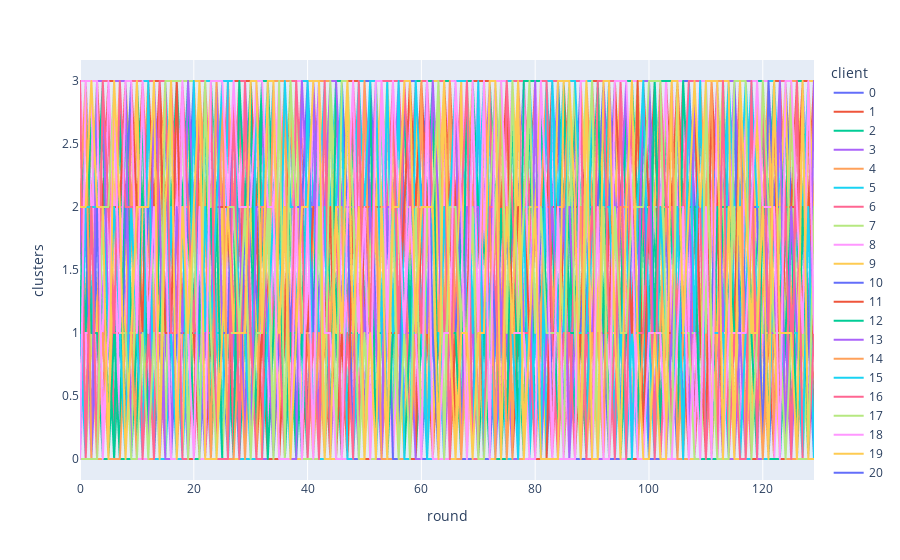

The notebook cell saved with this chart:
### Code cell
px.line(ca_ifca.query("imbalance_val == 0.1"), x="round", y="clusters", color="client")

### Figure 1 — Plotly figure (JSON) as saved in the notebook; plotly's stock layout.template omitted (floating-point values rounded to 4 significant figures; data arrays with more than 128 entries replaced by an {"elided": "..."} marker saying what was removed)
{"data": [{"hovertemplate": "client=0<br>round=%{x}<br>clusters=%{y}<extra></extra>", "legendgroup": "0", "line": {"color": "#636efa", "dash": "solid"}, "marker": {"symbol": "circle"}, "mode": "lines", "name": "0", "showlegend": true, "x": {"elided": "130 int values"}, "xaxis": "x", "y": {"elided": "130 int values"}, "yaxis": "y", "type": "scattergl"}, {"hovertemplate": "client=1<br>round=%{x}<br>clusters=%{y}<extra></extra>", "legendgroup": "1", "line": {"color": "#EF553B", "dash": "solid"}, "marker": {"symbol": "circle"}, "mode": "lines", "name": "1", "showlegend": true, "x": {"elided": "130 int values"}, "xaxis": "x", "y": {"elided": "130 int values"}, "yaxis": "y", "type": "scattergl"}, {"hovertemplate": "client=2<br>round=%{x}<br>clusters=%{y}<extra></extra>", "legendgroup": "2", "line": {"color": "#00cc96", "dash": "solid"}, "marker": {"symbol": "circle"}, "mode": "lines", "name": "2", "showlegend": true, "x": {"elided": "130 int values"}, "xaxis": "x", "y": {"elided": "130 int values"}, "yaxis": "y", "type": "scattergl"}, {"hovertemplate": "client=3<br>round=%{x}<br>clusters=%{y}<extra></extra>", "legendgroup": "3", "line": {"color": "#ab63fa", "dash": "solid"}, "marker": {"symbol": "circle"}, "mode": "lines", "name": "3", "showlegend": true, "x": {"elided": "130 int values"}, "xaxis": "x", "y": {"elided": "130 int values"}, "yaxis": "y", "type": "scattergl"}, {"hovertemplate": "client=4<br>round=%{x}<br>clusters=%{y}<extra></extra>", "legendgroup": "4", "line": {"color": "#FFA15A", "dash": "solid"}, "marker": {"symbol": "circle"}, "mode": "lines", "name": "4", "showlegend": true, "x": {"elided": "130 int values"}, "xaxis": "x", "y": {"elided": "130 int values"}, "yaxis": "y", "type": "scattergl"}, {"hovertemplate": "client=5<br>round=%{x}<br>clusters=%{y}<extra></extra>", "legendgroup": "5", "line": {"color": "#19d3f3", "dash": "solid"}, "marker": {"symbol": "circle"}, "mode": "lines", "name": "5", "showlegend": true, "x": {"elided": "130 int values"}, "xaxis": "x", "y": {"elided": "130 int values"}, "yaxis": "y", "type": "scattergl"}, {"hovertemplate": "client=6<br>round=%{x}<br>clusters=%{y}<extra></extra>", "legendgroup": "6", "line": {"color": "#FF6692", "dash": "solid"}, "marker": {"symbol": "circle"}, "mode": "lines", "name": "6", "showlegend": true, "x": {"elided": "130 int values"}, "xaxis": "x", "y": {"elided": "130 int values"}, "yaxis": "y", "type": "scattergl"}, {"hovertemplate": "client=7<br>round=%{x}<br>clusters=%{y}<extra></extra>", "legendgroup": "7", "line": {"color": "#B6E880", "dash": "solid"}, "marker": {"symbol": "circle"}, "mode": "lines", "name": "7", "showlegend": true, "x": {"elided": "130 int values"}, "xaxis": "x", "y": {"elided": "130 int values"}, "yaxis": "y", "type": "scattergl"}, {"hovertemplate": "client=8<br>round=%{x}<br>clusters=%{y}<extra></extra>", "legendgroup": "8", "line": {"color": "#FF97FF", "dash": "solid"}, "marker": {"symbol": "circle"}, "mode": "lines", "name": "8", "showlegend": true, "x": {"elided": "130 int values"}, "xaxis": "x", "y": {"elided": "130 int values"}, "yaxis": "y", "type": "scattergl"}, {"hovertemplate": "client=9<br>round=%{x}<br>clusters=%{y}<extra></extra>", "legendgroup": "9", "line": {"color": "#FECB52", "dash": "solid"}, "marker": {"symbol": "circle"}, "mode": "lines", "name": "9", "showlegend": true, "x": {"elided": "130 int values"}, "xaxis": "x", "y": {"elided": "130 int values"}, "yaxis": "y", "type": "scattergl"}, {"hovertemplate": "client=10<br>round=%{x}<br>clusters=%{y}<extra></extra>", "legendgroup": "10", "line": {"color": "#636efa", "dash": "solid"}, "marker": {"symbol": "circle"}, "mode": "lines", "name": "10", "showlegend": true, "x": {"elided": "130 int values"}, "xaxis": "x", "y": {"elided": "130 int values"}, "yaxis": "y", "type": "scattergl"}, {"hovertemplate": "client=11<br>round=%{x}<br>clusters=%{y}<extra></extra>", "legendgroup": "11", "line": {"color": "#EF553B", "dash": "solid"}, "marker": {"symbol": "circle"}, "mode": "lines", "name": "11", "showlegend": true, "x": {"elided": "130 int values"}, "xaxis": "x", "y": {"elided": "130 int values"}, "yaxis": "y", "type": "scattergl"}, {"hovertemplate": "client=12<br>round=%{x}<br>clusters=%{y}<extra></extra>", "legendgroup": "12", "line": {"color": "#00cc96", "dash": "solid"}, "marker": {"symbol": "circle"}, "mode": "lines", "name": "12", "showlegend": true, "x": {"elided": "130 int values"}, "xaxis": "x", "y": {"elided": "130 int values"}, "yaxis": "y", "type": "scattergl"}, {"hovertemplate": "client=13<br>round=%{x}<br>clusters=%{y}<extra></extra>", "legendgroup": "13", "line": {"color": "#ab63fa", "dash": "solid"}, "marker": {"symbol": "circle"}, "mode": "lines", "name": "13", "showlegend": true, "x": {"elided": "130 int values"}, "xaxis": "x", "y": {"elided": "130 int values"}, "yaxis": "y", "type": "scattergl"}, {"hovertemplate": "client=14<br>round=%{x}<br>clusters=%{y}<extra></extra>", "legendgroup": "14", "line": {"color": "#FFA15A", "dash": "solid"}, "marker": {"symbol": "circle"}, "mode": "lines", "name": "14", "showlegend": true, "x": {"elided": "130 int values"}, "xaxis": "x", "y": {"elided": "130 int values"}, "yaxis": "y", "type": "scattergl"}, {"hovertemplate": "client=15<br>round=%{x}<br>clusters=%{y}<extra></extra>", "legendgroup": "15", "line": {"color": "#19d3f3", "dash": "solid"}, "marker": {"symbol": "circle"}, "mode": "lines", "name": "15", "showlegend": true, "x": {"elided": "130 int values"}, "xaxis": "x", "y": {"elided": "130 int values"}, "yaxis": "y", "type": "scattergl"}, {"hovertemplate": "client=16<br>round=%{x}<br>clusters=%{y}<extra></extra>", "legendgroup": "16", "line": {"color": "#FF6692", "dash": "solid"}, "marker": {"symbol": "circle"}, "mode": "lines", "name": "16", "showlegend": true, "x": {"elided": "130 int values"}, "xaxis": "x", "y": {"elided": "130 int values"}, "yaxis": "y", "type": "scattergl"}, {"hovertemplate": "client=17<br>round=%{x}<br>clusters=%{y}<extra></extra>", "legendgroup": "17", "line": {"color": "#B6E880", "dash": "solid"}, "marker": {"symbol": "circle"}, "mode": "lines", "name": "17", "showlegend": true, "x": {"elided": "130 int values"}, "xaxis": "x", "y": {"elided": "130 int values"}, "yaxis": "y", "type": "scattergl"}, {"hovertemplate": "client=18<br>round=%{x}<br>clusters=%{y}<extra></extra>", "legendgroup": "18", "line": {"color": "#FF97FF", "dash": "solid"}, "marker": {"symbol": "circle"}, "mode": "lines", "name": "18", "showlegend": true, "x": {"elided": "130 int values"}, "xaxis": "x", "y": {"elided": "130 int values"}, "yaxis": "y", "type": "scattergl"}, {"hovertemplate": "client=19<br>round=%{x}<br>clusters=%{y}<extra></extra>", "legendgroup": "19", "line": {"color": "#FECB52", "dash": "solid"}, "marker": {"symbol": "circle"}, "mode": "lines", "name": "19", "showlegend": true, "x": {"elided": "130 int values"}, "xaxis": "x", "y": {"elided": "130 int values"}, "yaxis": "y", "type": "scattergl"}, {"hovertemplate": "client=20<br>round=%{x}<br>clusters=%{y}<extra></extra>", "legendgroup": "20", "line": {"color": "#636efa", "dash": "solid"}, "marker": {"symbol": "circle"}, "mode": "lines", "name": "20", "showlegend": true, "x": {"elided": "130 int values"}, "xaxis": "x", "y": {"elided": "130 int values"}, "yaxis": "y", "type": "scattergl"}, {"hovertemplate": "client=21<br>round=%{x}<br>clusters=%{y}<extra></extra>", "legendgroup": "21", "line": {"color": "#EF553B", "dash": "solid"}, "marker": {"symbol": "circle"}, "mode": "lines", "name": "21", "showlegend": true, "x": {"elided": "130 int values"}, "xaxis": "x", "y": {"elided": "130 int values"}, "yaxis": "y", "type": "scattergl"}, {"hovertemplate": "client=22<br>round=%{x}<br>clusters=%{y}<extra></extra>", "legendgroup": "22", "line": {"color": "#00cc96", "dash": "solid"}, "marker": {"symbol": "circle"}, "mode": "lines", "name": "22", "showlegend": true, "x": {"elided": "130 int values"}, "xaxis": "x", "y": {"elided": "130 int values"}, "yaxis": "y", "type": "scattergl"}, {"hovertemplate": "client=23<br>round=%{x}<br>clusters=%{y}<extra></extra>", "legendgroup": "23", "line": {"color": "#ab63fa", "dash": "solid"}, "marker": {"symbol": "circle"}, "mode": "lines", "name": "23", "showlegend": true, "x": {"elided": "130 int values"}, "xaxis": "x", "y": {"elided": "130 int values"}, "yaxis": "y", "type": "scattergl"}, {"hovertemplate": "client=24<br>round=%{x}<br>clusters=%{y}<extra></extra>", "legendgroup": "24", "line": {"color": "#FFA15A", "dash": "solid"}, "marker": {"symbol": "circle"}, "mode": "lines", "name": "24", "showlegend": true, "x": {"elided": "130 int values"}, "xaxis": "x", "y": {"elided": "130 int values"}, "yaxis": "y", "type": "scattergl"}, {"hovertemplate": "client=25<br>round=%{x}<br>clusters=%{y}<extra></extra>", "legendgroup": "25", "line": {"color": "#19d3f3", "dash": "solid"}, "marker": {"symbol": "circle"}, "mode": "lines", "name": "25", "showlegend": true, "x": {"elided": "130 int values"}, "xaxis": "x", "y": {"elided": "130 int values"}, "yaxis": "y", "type": "scattergl"}, {"hovertemplate": "client=26<br>round=%{x}<br>clusters=%{y}<extra></extra>", "legendgroup": "26", "line": {"color": "#FF6692", "dash": "solid"}, "marker": {"symbol": "circle"}, "mode": "lines", "name": "26", "showlegend": true, "x": {"elided": "130 int values"}, "xaxis": "x", "y": {"elided": "130 int values"}, "yaxis": "y", "type": "scattergl"}, {"hovertemplate": "client=27<br>round=%{x}<br>clusters=%{y}<extra></extra>", "legendgroup": "27", "line": {"color": "#B6E880", "dash": "solid"}, "marker": {"symbol": "circle"}, "mode": "lines", "name": "27", "showlegend": true, "x": {"elided": "130 int values"}, "xaxis": "x", "y": {"elided": "130 int values"}, "yaxis": "y", "type": "scattergl"}, {"hovertemplate": "client=28<br>round=%{x}<br>clusters=%{y}<extra></extra>", "legendgroup": "28", "line": {"color": "#FF97FF", "dash": "solid"}, "marker": {"symbol": "circle"}, "mode": "lines", "name": "28", "showlegend": true, "x": {"elided": "130 int values"}, "xaxis": "x", "y": {"elided": "130 int values"}, "yaxis": "y", "type": "scattergl"}, {"hovertemplate": "client=29<br>round=%{x}<br>clusters=%{y}<extra></extra>", "legendgroup": "29", "line": {"color": "#FECB52", "dash": "solid"}, "marker": {"symbol": "circle"}, "mode": "lines", "name": "29", "showlegend": true, "x": {"elided": "130 int values"}, "xaxis": "x", "y": {"elided": "130 int values"}, "yaxis": "y", "type": "scattergl"}, {"hovertemplate": "client=30<br>round=%{x}<br>clusters=%{y}<extra></extra>", "legendgroup": "30", "line": {"color": "#636efa", "dash": "solid"}, "marker": {"symbol": "circle"}, "mode": "lines", "name": "30", "showlegend": true, "x": {"elided": "130 int values"}, "xaxis": "x", "y": {"elided": "130 int values"}, "yaxis": "y", "type": "scattergl"}, {"hovertemplate": "client=31<br>round=%{x}<br>clusters=%{y}<extra></extra>", "legendgroup": "31", "line": {"color": "#EF553B", "dash": "solid"}, "marker": {"symbol": "circle"}, "mode": "lines", "name": "31", "showlegend": true, "x": {"elided": "130 int values"}, "xaxis": "x", "y": {"elided": "130 int values"}, "yaxis": "y", "type": "scattergl"}, {"hovertemplate": "client=32<br>round=%{x}<br>clusters=%{y}<extra></extra>", "legendgroup": "32", "line": {"color": "#00cc96", "dash": "solid"}, "marker": {"symbol": "circle"}, "mode": "lines", "name": "32", "showlegend": true, "x": {"elided": "130 int values"}, "xaxis": "x", "y": {"elided": "130 int values"}, "yaxis": "y", "type": "scattergl"}, {"hovertemplate": "client=33<br>round=%{x}<br>clusters=%{y}<extra></extra>", "legendgroup": "33", "line": {"color": "#ab63fa", "dash": "solid"}, "marker": {"symbol": "circle"}, "mode": "lines", "name": "33", "showlegend": true, "x": {"elided": "130 int values"}, "xaxis": "x", "y": {"elided": "130 int values"}, "yaxis": "y", "type": "scattergl"}, {"hovertemplate": "client=34<br>round=%{x}<br>clusters=%{y}<extra></extra>", "legendgroup": "34", "line": {"color": "#FFA15A", "dash": "solid"}, "marker": {"symbol": "circle"}, "mode": "lines", "name": "34", "showlegend": true, "x": {"elided": "130 int values"}, "xaxis": "x", "y": {"elided": "130 int values"}, "yaxis": "y", "type": "scattergl"}, {"hovertemplate": "client=35<br>round=%{x}<br>clusters=%{y}<extra></extra>", "legendgroup": "35", "line": {"color": "#19d3f3", "dash": "solid"}, "marker": {"symbol": "circle"}, "mode": "lines", "name": "35", "showlegend": true, "x": {"elided": "130 int values"}, "xaxis": "x", "y": {"elided": "130 int values"}, "yaxis": "y", "type": "scattergl"}, {"hovertemplate": "client=36<br>round=%{x}<br>clusters=%{y}<extra></extra>", "legendgroup": "36", "line": {"color": "#FF6692", "dash": "solid"}, "marker": {"symbol": "circle"}, "mode": "lines", "name": "36", "showlegend": true, "x": {"elided": "130 int values"}, "xaxis": "x", "y": {"elided": "130 int values"}, "yaxis": "y", "type": "scattergl"}, {"hovertemplate": "client=37<br>round=%{x}<br>clusters=%{y}<extra></extra>", "legendgroup": "37", "line": {"color": "#B6E880", "dash": "solid"}, "marker": {"symbol": "circle"}, "mode": "lines", "name": "37", "showlegend": true, "x": {"elided": "130 int values"}, "xaxis": "x", "y": {"elided": "130 int values"}, "yaxis": "y", "type": "scattergl"}, {"hovertemplate": "client=38<br>round=%{x}<br>clusters=%{y}<extra></extra>", "legendgroup": "38", "line": {"color": "#FF97FF", "dash": "solid"}, "marker": {"symbol": "circle"}, "mode": "lines", "name": "38", "showlegend": true, "x": {"elided": "130 int values"}, "xaxis": "x", "y": {"elided": "130 int values"}, "yaxis": "y", "type": "scattergl"}, {"hovertemplate": "client=39<br>round=%{x}<br>clusters=%{y}<extra></extra>", "legendgroup": "39", "line": {"color": "#FECB52", "dash": "solid"}, "marker": {"symbol": "circle"}, "mode": "lines", "name": "39", "showlegend": true, "x": {"elided": "130 int values"}, "xaxis": "x", "y": {"elided": "130 int values"}, "yaxis": "y", "type": "scattergl"}, {"hovertemplate": "client=40<br>round=%{x}<br>clusters=%{y}<extra></extra>", "legendgroup": "40", "line": {"color": "#636efa", "dash": "solid"}, "marker": {"symbol": "circle"}, "mode": "lines", "name": "40", "showlegend": true, "x": {"elided": "130 int values"}, "xaxis": "x", "y": {"elided": "130 int values"}, "yaxis": "y", "type": "scattergl"}, {"hovertemplate": "client=41<br>round=%{x}<br>clusters=%{y}<extra></extra>", "legendgroup": "41", "line": {"color": "#EF553B", "dash": "solid"}, "marker": {"symbol": "circle"}, "mode": "lines", "name": "41", "showlegend": true, "x": {"elided": "130 int values"}, "xaxis": "x", "y": {"elided": "130 int values"}, "yaxis": "y", "type": "scattergl"}, {"hovertemplate": "client=42<br>round=%{x}<br>clusters=%{y}<extra></extra>", "legendgroup": "42", "line": {"color": "#00cc96", "dash": "solid"}, "marker": {"symbol": "circle"}, "mode": "lines", "name": "42", "showlegend": true, "x": {"elided": "130 int values"}, "xaxis": "x", "y": {"elided": "130 int values"}, "yaxis": "y", "type": "scattergl"}, {"hovertemplate": "client=43<br>round=%{x}<br>clusters=%{y}<extra></extra>", "legendgroup": "43", "line": {"color": "#ab63fa", "dash": "solid"}, "marker": {"symbol": "circle"}, "mode": "lines", "name": "43", "showlegend": true, "x": {"elided": "130 int values"}, "xaxis": "x", "y": {"elided": "130 int values"}, "yaxis": "y", "type": "scattergl"}, {"hovertemplate": "client=44<br>round=%{x}<br>clusters=%{y}<extra></extra>", "legendgroup": "44", "line": {"color": "#FFA15A", "dash": "solid"}, "marker": {"symbol": "circle"}, "mode": "lines", "name": "44", "showlegend": true, "x": {"elided": "130 int values"}, "xaxis": "x", "y": {"elided": "130 int values"}, "yaxis": "y", "type": "scattergl"}, {"hovertemplate": "client=45<br>round=%{x}<br>clusters=%{y}<extra></extra>", "legendgroup": "45", "line": {"color": "#19d3f3", "dash": "solid"}, "marker": {"symbol": "circle"}, "mode": "lines", "name": "45", "showlegend": true, "x": {"elided": "130 int values"}, "xaxis": "x", "y": {"elided": "130 int values"}, "yaxis": "y", "type": "scattergl"}, {"hovertemplate": "client=46<br>round=%{x}<br>clusters=%{y}<extra></extra>", "legendgroup": "46", "line": {"color": "#FF6692", "dash": "solid"}, "marker": {"symbol": "circle"}, "mode": "lines", "name": "46", "showlegend": true, "x": {"elided": "130 int values"}, "xaxis": "x", "y": {"elided": "130 int values"}, "yaxis": "y", "type": "scattergl"}, {"hovertemplate": "client=47<br>round=%{x}<br>clusters=%{y}<extra></extra>", "legendgroup": "47", "line": {"color": "#B6E880", "dash": "solid"}, "marker": {"symbol": "circle"}, "mode": "lines", "name": "47", "showlegend": true, "x": {"elided": "130 int values"}, "xaxis": "x", "y": {"elided": "130 int values"}, "yaxis": "y", "type": "scattergl"}, {"hovertemplate": "client=48<br>round=%{x}<br>clusters=%{y}<extra></extra>", "legendgroup": "48", "line": {"color": "#FF97FF", "dash": "solid"}, "marker": {"symbol": "circle"}, "mode": "lines", "name": "48", "showlegend": true, "x": {"elided": "130 int values"}, "xaxis": "x", "y": {"elided": "130 int values"}, "yaxis": "y", "type": "scattergl"}, {"hovertemplate": "client=49<br>round=%{x}<br>clusters=%{y}<extra></extra>", "legendgroup": "49", "line": {"color": "#FECB52", "dash": "solid"}, "marker": {"symbol": "circle"}, "mode": "lines", "name": "49", "showlegend": true, "x": {"elided": "130 int values"}, "xaxis": "x", "y": {"elided": "130 int values"}, "yaxis": "y", "type": "scattergl"}, {"hovertemplate": "client=50<br>round=%{x}<br>clusters=%{y}<extra></extra>", "legendgroup": "50", "line": {"color": "#636efa", "dash": "solid"}, "marker": {"symbol": "circle"}, "mode": "lines", "name": "50", "showlegend": true, "x": {"elided": "130 int values"}, "xaxis": "x", "y": {"elided": "130 int values"}, "yaxis": "y", "type": "scattergl"}, {"hovertemplate": "client=51<br>round=%{x}<br>clusters=%{y}<extra></extra>", "legendgroup": "51", "line": {"color": "#EF553B", "dash": "solid"}, "marker": {"symbol": "circle"}, "mode": "lines", "name": "51", "showlegend": true, "x": {"elided": "130 int values"}, "xaxis": "x", "y": {"elided": "130 int values"}, "yaxis": "y", "type": "scattergl"}, {"hovertemplate": "client=52<br>round=%{x}<br>clusters=%{y}<extra></extra>", "legendgroup": "52", "line": {"color": "#00cc96", "dash": "solid"}, "marker": {"symbol": "circle"}, "mode": "lines", "name": "52", "showlegend": true, "x": {"elided": "130 int values"}, "xaxis": "x", "y": {"elided": "130 int values"}, "yaxis": "y", "type": "scattergl"}, {"hovertemplate": "client=53<br>round=%{x}<br>clusters=%{y}<extra></extra>", "legendgroup": "53", "line": {"color": "#ab63fa", "dash": "solid"}, "marker": {"symbol": "circle"}, "mode": "lines", "name": "53", "showlegend": true, "x": {"elided": "130 int values"}, "xaxis": "x", "y": {"elided": "130 int values"}, "yaxis": "y", "type": "scattergl"}, {"hovertemplate": "client=54<br>round=%{x}<br>clusters=%{y}<extra></extra>", "legendgroup": "54", "line": {"color": "#FFA15A", "dash": "solid"}, "marker": {"symbol": "circle"}, "mode": "lines", "name": "54", "showlegend": true, "x": {"elided": "130 int values"}, "xaxis": "x", "y": {"elided": "130 int values"}, "yaxis": "y", "type": "scattergl"}, {"hovertemplate": "client=55<br>round=%{x}<br>clusters=%{y}<extra></extra>", "legendgroup": "55", "line": {"color": "#19d3f3", "dash": "solid"}, "marker": {"symbol": "circle"}, "mode": "lines", "name": "55", "showlegend": true, "x": {"elided": "130 int values"}, "xaxis": "x", "y": {"elided": "130 int values"}, "yaxis": "y", "type": "scattergl"}, {"hovertemplate": "client=56<br>round=%{x}<br>clusters=%{y}<extra></extra>", "legendgroup": "56", "line": {"color": "#FF6692", "dash": "solid"}, "marker": {"symbol": "circle"}, "mode": "lines", "name": "56", "showlegend": true, "x": {"elided": "130 int values"}, "xaxis": "x", "y": {"elided": "130 int values"}, "yaxis": "y", "type": "scattergl"}, {"hovertemplate": "client=57<br>round=%{x}<br>clusters=%{y}<extra></extra>", "legendgroup": "57", "line": {"color": "#B6E880", "dash": "solid"}, "marker": {"symbol": "circle"}, "mode": "lines", "name": "57", "showlegend": true, "x": {"elided": "130 int values"}, "xaxis": "x", "y": {"elided": "130 int values"}, "yaxis": "y", "type": "scattergl"}, {"hovertemplate": "client=58<br>round=%{x}<br>clusters=%{y}<extra></extra>", "legendgroup": "58", "line": {"color": "#FF97FF", "dash": "solid"}, "marker": {"symbol": "circle"}, "mode": "lines", "name": "58", "showlegend": true, "x": {"elided": "130 int values"}, "xaxis": "x", "y": {"elided": "130 int values"}, "yaxis": "y", "type": "scattergl"}, {"hovertemplate": "client=59<br>round=%{x}<br>clusters=%{y}<extra></extra>", "legendgroup": "59", "line": {"color": "#FECB52", "dash": "solid"}, "marker": {"symbol": "circle"}, "mode": "lines", "name": "59", "showlegend": true, "x": {"elided": "130 int values"}, "xaxis": "x", "y": {"elided": "130 int values"}, "yaxis": "y", "type": "scattergl"}, {"hovertemplate": "client=60<br>round=%{x}<br>clusters=%{y}<extra></extra>", "legendgroup": "60", "line": {"color": "#636efa", "dash": "solid"}, "marker": {"symbol": "circle"}, "mode": "lines", "name": "60", "showlegend": true, "x": {"elided": "130 int values"}, "xaxis": "x", "y": {"elided": "130 int values"}, "yaxis": "y", "type": "scattergl"}, {"hovertemplate": "client=61<br>round=%{x}<br>clusters=%{y}<extra></extra>", "legendgroup": "61", "line": {"color": "#EF553B", "dash": "solid"}, "marker": {"symbol": "circle"}, "mode": "lines", "name": "61", "showlegend": true, "x": {"elided": "130 int values"}, "xaxis": "x", "y": {"elided": "130 int values"}, "yaxis": "y", "type": "scattergl"}, {"hovertemplate": "client=62<br>round=%{x}<br>clusters=%{y}<extra></extra>", "legendgroup": "62", "line": {"color": "#00cc96", "dash": "solid"}, "marker": {"symbol": "circle"}, "mode": "lines", "name": "62", "showlegend": true, "x": {"elided": "130 int values"}, "xaxis": "x", "y": {"elided": "130 int values"}, "yaxis": "y", "type": "scattergl"}, {"hovertemplate": "client=63<br>round=%{x}<br>clusters=%{y}<extra></extra>", "legendgroup": "63", "line": {"color": "#ab63fa", "dash": "solid"}, "marker": {"symbol": "circle"}, "mode": "lines", "name": "63", "showlegend": true, "x": {"elided": "130 int values"}, "xaxis": "x", "y": {"elided": "130 int values"}, "yaxis": "y", "type": "scattergl"}, {"hovertemplate": "client=64<br>round=%{x}<br>clusters=%{y}<extra></extra>", "legendgroup": "64", "line": {"color": "#FFA15A", "dash": "solid"}, "marker": {"symbol": "circle"}, "mode": "lines", "name": "64", "showlegend": true, "x": {"elided": "130 int values"}, "xaxis": "x", "y": {"elided": "130 int values"}, "yaxis": "y", "type": "scattergl"}, {"hovertemplate": "client=65<br>round=%{x}<br>clusters=%{y}<extra></extra>", "legendgroup": "65", "line": {"color": "#19d3f3", "dash": "solid"}, "marker": {"symbol": "circle"}, "mode": "lines", "name": "65", "showlegend": true, "x": {"elided": "130 int values"}, "xaxis": "x", "y": {"elided": "130 int values"}, "yaxis": "y", "type": "scattergl"}, {"hovertemplate": "client=66<br>round=%{x}<br>clusters=%{y}<extra></extra>", "legendgroup": "66", "line": {"color": "#FF6692", "dash": "solid"}, "marker": {"symbol": "circle"}, "mode": "lines", "name": "66", "showlegend": true, "x": {"elided": "130 int values"}, "xaxis": "x", "y": {"elided": "130 int values"}, "yaxis": "y", "type": "scattergl"}, {"hovertemplate": "client=67<br>round=%{x}<br>clusters=%{y}<extra></extra>", "legendgroup": "67", "line": {"color": "#B6E880", "dash": "solid"}, "marker": {"symbol": "circle"}, "mode": "lines", "name": "67", "showlegend": true, "x": {"elided": "130 int values"}, "xaxis": "x", "y": {"elided": "130 int values"}, "yaxis": "y", "type": "scattergl"}, {"hovertemplate": "client=68<br>round=%{x}<br>clusters=%{y}<extra></extra>", "legendgroup": "68", "line": {"color": "#FF97FF", "dash": "solid"}, "marker": {"symbol": "circle"}, "mode": "lines", "name": "68", "showlegend": true, "x": {"elided": "130 int values"}, "xaxis": "x", "y": {"elided": "130 int values"}, "yaxis": "y", "type": "scattergl"}, {"hovertemplate": "client=69<br>round=%{x}<br>clusters=%{y}<extra></extra>", "legendgroup": "69", "line": {"color": "#FECB52", "dash": "solid"}, "marker": {"symbol": "circle"}, "mode": "lines", "name": "69", "showlegend": true, "x": {"elided": "130 int values"}, "xaxis": "x", "y": {"elided": "130 int values"}, "yaxis": "y", "type": "scattergl"}, {"hovertemplate": "client=70<br>round=%{x}<br>clusters=%{y}<extra></extra>", "legendgroup": "70", "line": {"color": "#636efa", "dash": "solid"}, "marker": {"symbol": "circle"}, "mode": "lines", "name": "70", "showlegend": true, "x": {"elided": "130 int values"}, "xaxis": "x", "y": {"elided": "130 int values"}, "yaxis": "y", "type": "scattergl"}, {"hovertemplate": "client=71<br>round=%{x}<br>clusters=%{y}<extra></extra>", "legendgroup": "71", "line": {"color": "#EF553B", "dash": "solid"}, "marker": {"symbol": "circle"}, "mode": "lines", "name": "71", "showlegend": true, "x": {"elided": "130 int values"}, "xaxis": "x", "y": {"elided": "130 int values"}, "yaxis": "y", "type": "scattergl"}, {"hovertemplate": "client=72<br>round=%{x}<br>clusters=%{y}<extra></extra>", "legendgroup": "72", "line": {"color": "#00cc96", "dash": "solid"}, "marker": {"symbol": "circle"}, "mode": "lines", "name": "72", "showlegend": true, "x": {"elided": "130 int values"}, "xaxis": "x", "y": {"elided": "130 int values"}, "yaxis": "y", "type": "scattergl"}, {"hovertemplate": "client=73<br>round=%{x}<br>clusters=%{y}<extra></extra>", "legendgroup": "73", "line": {"color": "#ab63fa", "dash": "solid"}, "marker": {"symbol": "circle"}, "mode": "lines", "name": "73", "showlegend": true, "x": {"elided": "130 int values"}, "xaxis": "x", "y": {"elided": "130 int values"}, "yaxis": "y", "type": "scattergl"}, {"hovertemplate": "client=74<br>round=%{x}<br>clusters=%{y}<extra></extra>", "legendgroup": "74", "line": {"color": "#FFA15A", "dash": "solid"}, "marker": {"symbol": "circle"}, "mode": "lines", "name": "74", "showlegend": true, "x": {"elided": "130 int values"}, "xaxis": "x", "y": {"elided": "130 int values"}, "yaxis": "y", "type": "scattergl"}, {"hovertemplate": "client=75<br>round=%{x}<br>clusters=%{y}<extra></extra>", "legendgroup": "75", "line": {"color": "#19d3f3", "dash": "solid"}, "marker": {"symbol": "circle"}, "mode": "lines", "name": "75", "showlegend": true, "x": {"elided": "130 int values"}, "xaxis": "x", "y": {"elided": "130 int values"}, "yaxis": "y", "type": "scattergl"}, {"hovertemplate": "client=76<br>round=%{x}<br>clusters=%{y}<extra></extra>", "legendgroup": "76", "line": {"color": "#FF6692", "dash": "solid"}, "marker": {"symbol": "circle"}, "mode": "lines", "name": "76", "showlegend": true, "x": {"elided": "130 int values"}, "xaxis": "x", "y": {"elided": "130 int values"}, "yaxis": "y", "type": "scattergl"}, {"hovertemplate": "client=77<br>round=%{x}<br>clusters=%{y}<extra></extra>", "legendgroup": "77", "line": {"color": "#B6E880", "dash": "solid"}, "marker": {"symbol": "circle"}, "mode": "lines", "name": "77", "showlegend": true, "x": {"elided": "130 int values"}, "xaxis": "x", "y": {"elided": "130 int values"}, "yaxis": "y", "type": "scattergl"}, {"hovertemplate": "client=78<br>round=%{x}<br>clusters=%{y}<extra></extra>", "legendgroup": "78", "line": {"color": "#FF97FF", "dash": "solid"}, "marker": {"symbol": "circle"}, "mode": "lines", "name": "78", "showlegend": true, "x": {"elided": "130 int values"}, "xaxis": "x", "y": {"elided": "130 int values"}, "yaxis": "y", "type": "scattergl"}, {"hovertemplate": "client=79<br>round=%{x}<br>clusters=%{y}<extra></extra>", "legendgroup": "79", "line": {"color": "#FECB52", "dash": "solid"}, "marker": {"symbol": "circle"}, "mode": "lines", "name": "79", "showlegend": true, "x": {"elided": "130 int values"}, "xaxis": "x", "y": {"elided": "130 int values"}, "yaxis": "y", "type": "scattergl"}, {"hovertemplate": "client=80<br>round=%{x}<br>clusters=%{y}<extra></extra>", "legendgroup": "80", "line": {"color": "#636efa", "dash": "solid"}, "marker": {"symbol": "circle"}, "mode": "lines", "name": "80", "showlegend": true, "x": {"elided": "130 int values"}, "xaxis": "x", "y": {"elided": "130 int values"}, "yaxis": "y", "type": "scattergl"}, {"hovertemplate": "client=81<br>round=%{x}<br>clusters=%{y}<extra></extra>", "legendgroup": "81", "line": {"color": "#EF553B", "dash": "solid"}, "marker": {"symbol": "circle"}, "mode": "lines", "name": "81", "showlegend": true, "x": {"elided": "130 int values"}, "xaxis": "x", "y": {"elided": "130 int values"}, "yaxis": "y", "type": "scattergl"}, {"hovertemplate": "client=82<br>round=%{x}<br>clusters=%{y}<extra></extra>", "legendgroup": "82", "line": {"color": "#00cc96", "dash": "solid"}, "marker": {"symbol": "circle"}, "mode": "lines", "name": "82", "showlegend": true, "x": {"elided": "130 int values"}, "xaxis": "x", "y": {"elided": "130 int values"}, "yaxis": "y", "type": "scattergl"}, {"hovertemplate": "client=83<br>round=%{x}<br>clusters=%{y}<extra></extra>", "legendgroup": "83", "line": {"color": "#ab63fa", "dash": "solid"}, "marker": {"symbol": "circle"}, "mode": "lines", "name": "83", "showlegend": true, "x": {"elided": "130 int values"}, "xaxis": "x", "y": {"elided": "130 int values"}, "yaxis": "y", "type": "scattergl"}, {"hovertemplate": "client=84<br>round=%{x}<br>clusters=%{y}<extra></extra>", "legendgroup": "84", "line": {"color": "#FFA15A", "dash": "solid"}, "marker": {"symbol": "circle"}, "mode": "lines", "name": "84", "showlegend": true, "x": {"elided": "130 int values"}, "xaxis": "x", "y": {"elided": "130 int values"}, "yaxis": "y", "type": "scattergl"}, {"hovertemplate": "client=85<br>round=%{x}<br>clusters=%{y}<extra></extra>", "legendgroup": "85", "line": {"color": "#19d3f3", "dash": "solid"}, "marker": {"symbol": "circle"}, "mode": "lines", "name": "85", "showlegend": true, "x": {"elided": "130 int values"}, "xaxis": "x", "y": {"elided": "130 int values"}, "yaxis": "y", "type": "scattergl"}, {"hovertemplate": "client=86<br>round=%{x}<br>clusters=%{y}<extra></extra>", "legendgroup": "86", "line": {"color": "#FF6692", "dash": "solid"}, "marker": {"symbol": "circle"}, "mode": "lines", "name": "86", "showlegend": true, "x": {"elided": "130 int values"}, "xaxis": "x", "y": {"elided": "130 int values"}, "yaxis": "y", "type": "scattergl"}, {"hovertemplate": "client=87<br>round=%{x}<br>clusters=%{y}<extra></extra>", "legendgroup": "87", "line": {"color": "#B6E880", "dash": "solid"}, "marker": {"symbol": "circle"}, "mode": "lines", "name": "87", "showlegend": true, "x": {"elided": "130 int values"}, "xaxis": "x", "y": {"elided": "130 int values"}, "yaxis": "y", "type": "scattergl"}, {"hovertemplate": "client=88<br>round=%{x}<br>clusters=%{y}<extra></extra>", "legendgroup": "88", "line": {"color": "#FF97FF", "dash": "solid"}, "marker": {"symbol": "circle"}, "mode": "lines", "name": "88", "showlegend": true, "x": {"elided": "130 int values"}, "xaxis": "x", "y": {"elided": "130 int values"}, "yaxis": "y", "type": "scattergl"}, {"hovertemplate": "client=89<br>round=%{x}<br>clusters=%{y}<extra></extra>", "legendgroup": "89", "line": {"color": "#FECB52", "dash": "solid"}, "marker": {"symbol": "circle"}, "mode": "lines", "name": "89", "showlegend": true, "x": {"elided": "130 int values"}, "xaxis": "x", "y": {"elided": "130 int values"}, "yaxis": "y", "type": "scattergl"}, {"hovertemplate": "client=90<br>round=%{x}<br>clusters=%{y}<extra></extra>", "legendgroup": "90", "line": {"color": "#636efa", "dash": "solid"}, "marker": {"symbol": "circle"}, "mode": "lines", "name": "90", "showlegend": true, "x": {"elided": "130 int values"}, "xaxis": "x", "y": {"elided": "130 int values"}, "yaxis": "y", "type": "scattergl"}, {"hovertemplate": "client=91<br>round=%{x}<br>clusters=%{y}<extra></extra>", "legendgroup": "91", "line": {"color": "#EF553B", "dash": "solid"}, "marker": {"symbol": "circle"}, "mode": "lines", "name": "91", "showlegend": true, "x": {"elided": "130 int values"}, "xaxis": "x", "y": {"elided": "130 int values"}, "yaxis": "y", "type": "scattergl"}, {"hovertemplate": "client=92<br>round=%{x}<br>clusters=%{y}<extra></extra>", "legendgroup": "92", "line": {"color": "#00cc96", "dash": "solid"}, "marker": {"symbol": "circle"}, "mode": "lines", "name": "92", "showlegend": true, "x": {"elided": "130 int values"}, "xaxis": "x", "y": {"elided": "130 int values"}, "yaxis": "y", "type": "scattergl"}, {"hovertemplate": "client=93<br>round=%{x}<br>clusters=%{y}<extra></extra>", "legendgroup": "93", "line": {"color": "#ab63fa", "dash": "solid"}, "marker": {"symbol": "circle"}, "mode": "lines", "name": "93", "showlegend": true, "x": {"elided": "130 int values"}, "xaxis": "x", "y": {"elided": "130 int values"}, "yaxis": "y", "type": "scattergl"}, {"hovertemplate": "client=94<br>round=%{x}<br>clusters=%{y}<extra></extra>", "legendgroup": "94", "line": {"color": "#FFA15A", "dash": "solid"}, "marker": {"symbol": "circle"}, "mode": "lines", "name": "94", "showlegend": true, "x": {"elided": "130 int values"}, "xaxis": "x", "y": {"elided": "130 int values"}, "yaxis": "y", "type": "scattergl"}, {"hovertemplate": "client=95<br>round=%{x}<br>clusters=%{y}<extra></extra>", "legendgroup": "95", "line": {"color": "#19d3f3", "dash": "solid"}, "marker": {"symbol": "circle"}, "mode": "lines", "name": "95", "showlegend": true, "x": {"elided": "130 int values"}, "xaxis": "x", "y": {"elided": "130 int values"}, "yaxis": "y", "type": "scattergl"}, {"hovertemplate": "client=96<br>round=%{x}<br>clusters=%{y}<extra></extra>", "legendgroup": "96", "line": {"color": "#FF6692", "dash": "solid"}, "marker": {"symbol": "circle"}, "mode": "lines", "name": "96", "showlegend": true, "x": {"elided": "130 int values"}, "xaxis": "x", "y": {"elided": "130 int values"}, "yaxis": "y", "type": "scattergl"}, {"hovertemplate": "client=97<br>round=%{x}<br>clusters=%{y}<extra></extra>", "legendgroup": "97", "line": {"color": "#B6E880", "dash": "solid"}, "marker": {"symbol": "circle"}, "mode": "lines", "name": "97", "showlegend": true, "x": {"elided": "130 int values"}, "xaxis": "x", "y": {"elided": "130 int values"}, "yaxis": "y", "type": "scattergl"}, {"hovertemplate": "client=98<br>round=%{x}<br>clusters=%{y}<extra></extra>", "legendgroup": "98", "line": {"color": "#FF97FF", "dash": "solid"}, "marker": {"symbol": "circle"}, "mode": "lines", "name": "98", "showlegend": true, "x": {"elided": "130 int values"}, "xaxis": "x", "y": {"elided": "130 int values"}, "yaxis": "y", "type": "scattergl"}, {"hovertemplate": "client=99<br>round=%{x}<br>clusters=%{y}<extra></extra>", "legendgroup": "99", "line": {"color": "#FECB52", "dash": "solid"}, "marker": {"symbol": "circle"}, "mode": "lines", "name": "99", "showlegend": true, "x": {"elided": "130 int values"}, "xaxis": "x", "y": {"elided": "130 int values"}, "yaxis": "y", "type": "scattergl"}], "layout": {"xaxis": {"anchor": "y", "domain": [0.0, 1.0], "title": {"text": "round"}}, "yaxis": {"anchor": "x", "domain": [0.0, 1.0], "title": {"text": "clusters"}}, "legend": {"title": {"text": "client"}, "tracegroupgap": 0}, "margin": {"t": 60}}}
